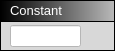
<?xml version="1.0" encoding="UTF-8"?>
<ui version="4.0">
 <class>ConstantVarBlock</class>
 <widget class="QWidget" name="ConstantVarBlock">
  <property name="geometry">
   <rect>
    <x>0</x>
    <y>0</y>
    <width>115</width>
    <height>49</height>
   </rect>
  </property>
  <property name="windowTitle">
   <string>Form</string>
  </property>
  <layout class="QHBoxLayout" name="horizontalLayout">
   <property name="leftMargin">
    <number>0</number>
   </property>
   <property name="topMargin">
    <number>0</number>
   </property>
   <property name="rightMargin">
    <number>0</number>
   </property>
   <property name="bottomMargin">
    <number>0</number>
   </property>
   <item>
    <widget class="QWidget" name="Holder" native="true">
     <property name="styleSheet">
      <string notr="true">QWidget#Holder { background-color: rgb(0, 0, 0); }</string>
     </property>
     <layout class="QVBoxLayout" name="verticalLayout_4">
      <property name="spacing">
       <number>1</number>
      </property>
      <property name="leftMargin">
       <number>1</number>
      </property>
      <property name="topMargin">
       <number>1</number>
      </property>
      <property name="rightMargin">
       <number>1</number>
      </property>
      <property name="bottomMargin">
       <number>1</number>
      </property>
      <item>
       <widget class="QWidget" name="Header" native="true">
        <property name="minimumSize">
         <size>
          <width>0</width>
          <height>20</height>
         </size>
        </property>
        <property name="maximumSize">
         <size>
          <width>16777215</width>
          <height>28</height>
         </size>
        </property>
        <property name="styleSheet">
         <string notr="true">background-color: qlineargradient(spread:pad, x1:0, y1:0, x2:1, y2:0, stop:0 rgba(0, 0, 0, 255), stop:1 rgba(184, 184, 184, 255));</string>
        </property>
        <layout class="QVBoxLayout" name="verticalLayout_5">
         <property name="spacing">
          <number>6</number>
         </property>
         <property name="leftMargin">
          <number>9</number>
         </property>
         <property name="topMargin">
          <number>0</number>
         </property>
         <property name="rightMargin">
          <number>9</number>
         </property>
         <property name="bottomMargin">
          <number>0</number>
         </property>
         <item>
          <widget class="QLabel" name="label">
           <property name="sizePolicy">
            <sizepolicy hsizetype="Maximum" vsizetype="Preferred">
             <horstretch>0</horstretch>
             <verstretch>0</verstretch>
            </sizepolicy>
           </property>
           <property name="maximumSize">
            <size>
             <width>16777215</width>
             <height>16777215</height>
            </size>
           </property>
           <property name="styleSheet">
            <string notr="true">background-color: rgba(255, 255, 255, 0);</string>
           </property>
           <property name="text">
            <string>&lt;html&gt;&lt;head/&gt;&lt;body&gt;&lt;p&gt;&lt;span style=&quot; font-size:10pt; color:#ffffff;&quot;&gt;Constant&lt;/span&gt;&lt;/p&gt;&lt;/body&gt;&lt;/html&gt;</string>
           </property>
          </widget>
         </item>
        </layout>
       </widget>
      </item>
      <item>
       <widget class="QWidget" name="widget" native="true">
        <property name="styleSheet">
         <string notr="true">background-color: rgb(216, 216, 216);</string>
        </property>
        <layout class="QHBoxLayout" name="horizontalLayout_2">
         <property name="spacing">
          <number>4</number>
         </property>
         <property name="leftMargin">
          <number>9</number>
         </property>
         <property name="topMargin">
          <number>3</number>
         </property>
         <property name="rightMargin">
          <number>9</number>
         </property>
         <property name="bottomMargin">
          <number>3</number>
         </property>
         <item>
          <widget class="QLineEdit" name="lineEdit">
           <property name="styleSheet">
            <string notr="true">background-color: rgb(255, 255, 255);</string>
           </property>
          </widget>
         </item>
         <item>
          <spacer name="horizontalSpacer">
           <property name="orientation">
            <enum>Qt::Horizontal</enum>
           </property>
           <property name="sizeHint" stdset="0">
            <size>
             <width>40</width>
             <height>20</height>
            </size>
           </property>
          </spacer>
         </item>
         <item>
          <widget class="QWidget" name="OutNodes" native="true">
           <property name="layoutDirection">
            <enum>Qt::RightToLeft</enum>
           </property>
           <layout class="QVBoxLayout" name="verticalLayout_3">
            <property name="leftMargin">
             <number>0</number>
            </property>
            <property name="topMargin">
             <number>0</number>
            </property>
            <property name="rightMargin">
             <number>0</number>
            </property>
            <property name="bottomMargin">
             <number>0</number>
            </property>
            <item>
             <widget class="ConnectorOut" name="Node_3" native="true">
              <property name="sizePolicy">
               <sizepolicy hsizetype="Preferred" vsizetype="Preferred">
                <horstretch>0</horstretch>
                <verstretch>0</verstretch>
               </sizepolicy>
              </property>
              <property name="minimumSize">
               <size>
                <width>16</width>
                <height>16</height>
               </size>
              </property>
              <property name="maximumSize">
               <size>
                <width>16</width>
                <height>16</height>
               </size>
              </property>
              <property name="styleSheet">
               <string notr="true"/>
              </property>
             </widget>
            </item>
           </layout>
          </widget>
         </item>
        </layout>
       </widget>
      </item>
     </layout>
    </widget>
   </item>
  </layout>
 </widget>
 <customwidgets>
  <customwidget>
   <class>ConnectorOut</class>
   <extends>QWidget</extends>
   <header>connectorout.h</header>
   <container>1</container>
  </customwidget>
 </customwidgets>
 <resources/>
 <connections/>
</ui>
